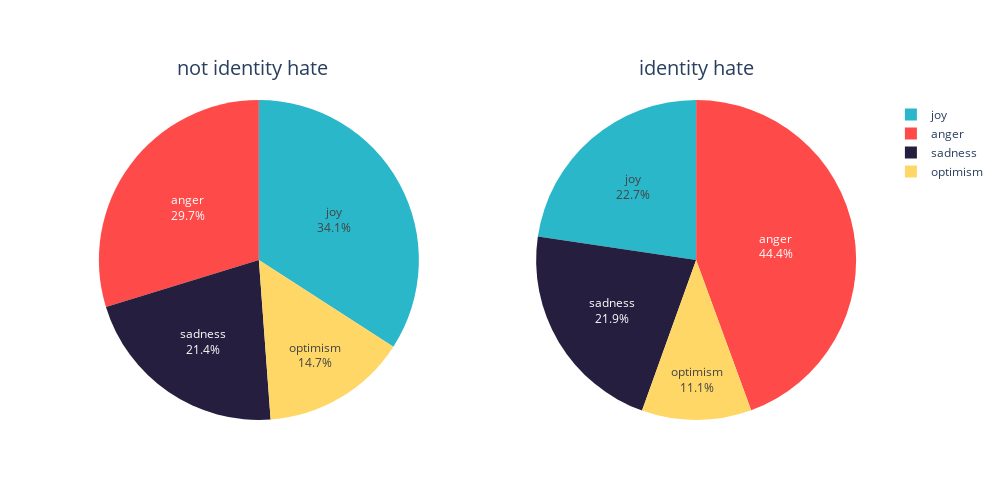

This figure's notebook cell:
### Code cell
colors = ["#fe4a49", "#2ab7ca", "#fed766", "#251e3e"]

col1 = (
    df_flat.loc[df_flat["toxicity_ensemble_text.identity_hate"] == False][
        "sentiment_title.emotion.class"
    ]
    .value_counts()
    .sort_index()
)
labels1 = col1.index.tolist()
values1 = col1.values.tolist()
col2 = (
    df_flat.loc[df_flat["toxicity_ensemble_text.identity_hate"] == True][
        "sentiment_title.emotion.class"
    ]
    .value_counts()
    .sort_index()
)
labels2 = col2.index.tolist()
values2 = col2.values.tolist()


fig = make_subplots(rows=1, cols=2, specs=[[{"type": "domain"}, {"type": "domain"}]])
_ = fig.add_trace(
    go.Pie(
        labels=labels1,
        values=values1,
        name="not identity hate",
        textinfo="label+percent",
        marker_colors=colors,
    ),
    1,
    1,
)
_ = fig.add_trace(
    go.Pie(
        labels=labels2,
        values=values2,
        name="identity_hate",
        textinfo="label+percent",
        marker_colors=colors,
    ),
    1,
    2,
)

_ = fig.update_layout(
    annotations=[
        dict(text="not identity hate", x=0.12, y=1.15, font_size=20, showarrow=False),
        dict(text="identity hate", x=0.85, y=1.15, font_size=20, showarrow=False),
    ],
    width=1000,
    height=500,
)
fig.show()

### Figure 1 — Plotly figure (JSON) as saved in the notebook; plotly's stock layout.template omitted (floating-point values rounded to 4 significant figures)
{"data": [{"domain": {"x": [0, 0.45], "y": [0, 1]}, "labels": ["anger", "joy", "optimism", "sadness"], "marker": {"colors": ["#fe4a49", "#2ab7ca", "#fed766", "#251e3e"]}, "name": "not identity hate", "textinfo": "label+percent", "type": "pie", "values": [4598, 5273, 2275, 3312]}, {"domain": {"x": [0.55, 1], "y": [0, 1]}, "labels": ["anger", "joy", "optimism", "sadness"], "marker": {"colors": ["#fe4a49", "#2ab7ca", "#fed766", "#251e3e"]}, "name": "identity_hate", "textinfo": "label+percent", "type": "pie", "values": [441, 225, 110, 217]}], "layout": {"annotations": [{"font": {"size": 20}, "showarrow": false, "text": "not identity hate", "x": 0.12, "y": 1.15}, {"font": {"size": 20}, "showarrow": false, "text": "identity hate", "x": 0.85, "y": 1.15}], "height": 500, "width": 1000}}
